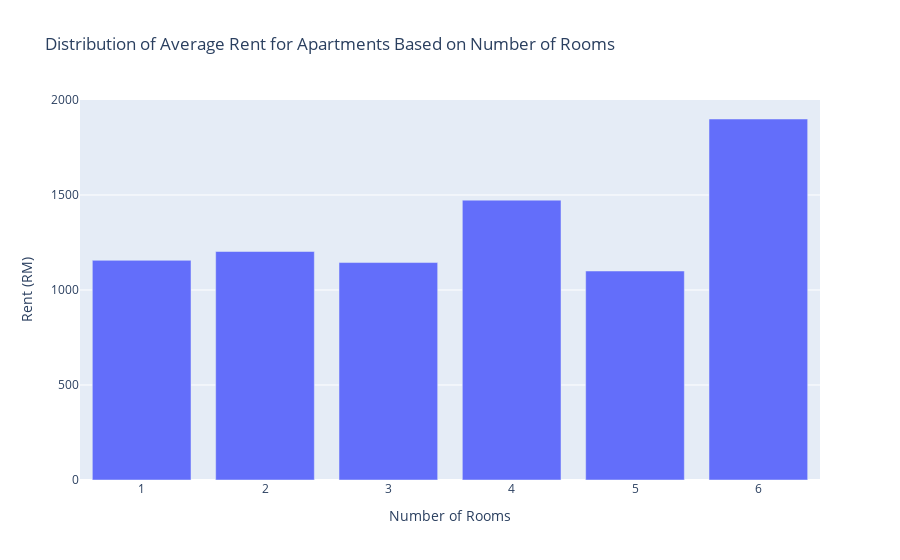

The notebook cell this image was saved under:
### Markdown cell above
# Distribution of Average Rent for Apartments Based on Number of Rooms

### Code cell
apartments_only = df_new[df_new['property_type'] == 'Apartment']

apartments_avg_rent = apartments_only.groupby(['rooms'])['monthly_rent(RM)'].mean().sort_values(ascending=False).reset_index()

fig = px.bar(
    apartments_avg_rent, r
    x='rooms', 
    y='monthly_rent(RM)',  
    # width=900,
    # height=600,
    title='Distribution of Average Rent for Apartments Based on Number of Rooms', 
    labels={'monthly_rent(RM)': 'Rent (RM)', 'rooms': 'Number of Rooms'},
)

fig.show()

### Figure 1 — Plotly figure (JSON) as saved in the notebook; plotly's stock layout.template omitted (floating-point values rounded to 4 significant figures)
{"data": [{"alignmentgroup": "True", "hovertemplate": "Number of Rooms=%{x}<br>Rent (RM)=%{y}<extra></extra>", "legendgroup": "", "marker": {"color": "#636efa", "pattern": {"shape": ""}}, "name": "", "offsetgroup": "", "orientation": "v", "showlegend": false, "textposition": "auto", "type": "bar", "x": [6, 4, 2, 1, 3, 5], "xaxis": "x", "y": [1900, 1473, 1203.0, 1156.0, 1144.0, 1100], "yaxis": "y"}], "layout": {"autosize": true, "barmode": "relative", "legend": {"tracegroupgap": 0}, "title": {"text": "Distribution of Average Rent for Apartments Based on Number of Rooms"}, "xaxis": {"anchor": "y", "autorange": true, "domain": [0, 1], "range": [0.5, 6.5], "title": {"text": "Number of Rooms"}, "type": "linear"}, "yaxis": {"anchor": "x", "autorange": true, "domain": [0, 1], "range": [0, 2000], "title": {"text": "Rent (RM)"}, "type": "linear"}}}
